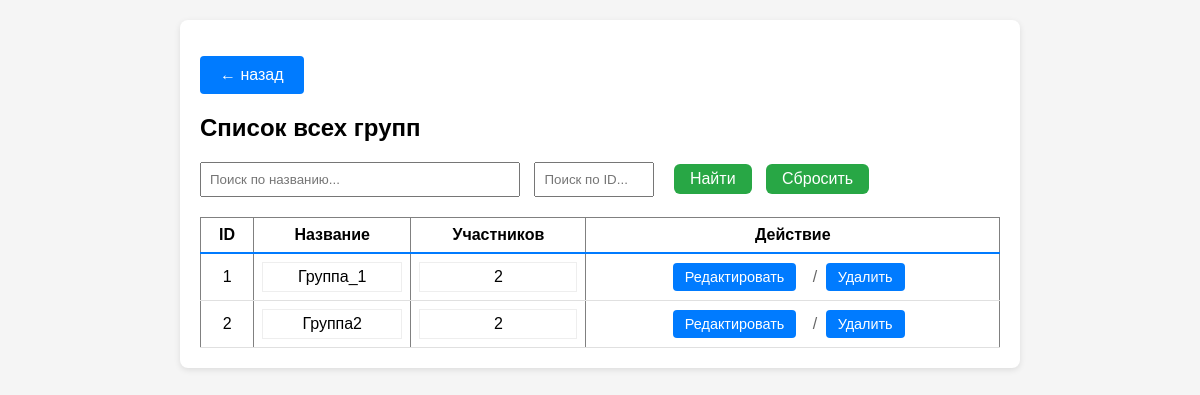
The app's page /dashboard/testing_management/group_list (signed in), older data.
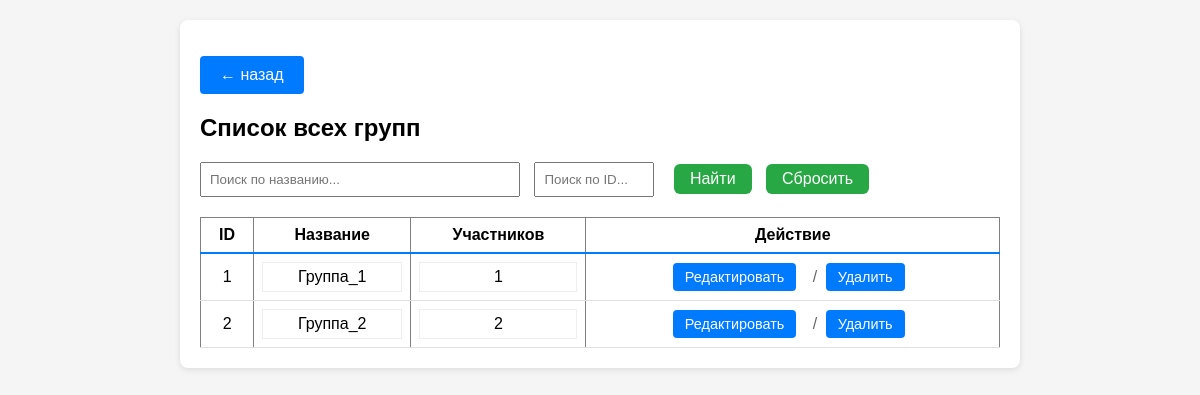
The same page, newer data.
### app.py (models this page shows, shortened)
class Group(db.Model):
    __tablename__ = 'Groups'
    id = db.Column(db.Integer, primary_key=True)
    groupname = db.Column(db.String(64), unique=True, nullable=False)
    users = db.Column(db.JSON, nullable=False)

### app.py (the view)
@app.route('/dashboard/testing_management/group_list')
def group_list():
    if not check_privileges():
        return redirect(url_for('ErAuth'))
    groups = Group.query.order_by(Group.id).all()
    return render_template(mgn + 'group_list.html', groups=groups)

### app.py (called while the page is built)
@login_manager.user_loader
def load_user(user_id):
    return User.query.get(int(user_id))

def check_privileges():
    curent_user = User.query.filter(
        User.username.ilike(
            session.get('curent_user')
        )
    ).first()
    print("DEBUD: curent user is",curent_user)
    print("DEBUG: curent user privileges -",curent_user.is_admin)
    if not curent_user or not curent_user.is_admin:
        return False
    else:
        return True

    def __repr__(self):
        return f'<User {self.username}>'

    @property
    def is_admin(self):
        return self.privileges

### templates/templateM/group_list.html (shortened to what this page needs)
{% extends 'base.html' %}
{% block content %}
<p><a href="{{ url_for('testing_management') }}" class="btn">← назад</a></p>
<h2>Список всех групп</h2>
<div style="margin: 20px 0;">
  <input type="text" id="searchName" placeholder="Поиск по названию..."
         style="padding: 8px; width: 300px;">
  <input type="text" id="searchID" placeholder="Поиск по ID..."
         style="padding: 8px; width: 100px; margin-left: 10px;">
  <button type="button" onclick="searchTable()" style="padding: 6px 16px; margin-left: 15px;">
    Найти
  </button>
  <button type="button" onclick="clearSearch()" style="padding: 6px 16px; margin-left: 10px;">
    Сбросить
  </button>
</div>
<table border="1" cellpadding="5" id="groupTable">
  <tr>
    <th>ID</th><th>Название</th><th>Участников</th><th>Действие</th>
  </tr>
  {% for g in groups %}
  <tr class="group_row">
    <td>{{ g.id }}</td>
    <td>
      <div style="max-height: 150px; overflow-y: auto; border: 1px solid #eee; padding: 5px;">
        {{ g.groupname }}
      </div>
    </td>
    <td>
        <div style="max-height: 150px; overflow-y: auto; border: 1px solid #eee; padding: 5px;">
            {{ g.users|length }}
        </div>
    </td>
    <td>
      <div class="actions">
          <a href="{{ url_for('group_edit', group_id=g.id) }}"
             class="btn btn-action">Редактировать</a>
          <span class="action-divider">/</span>
          <form action="{{ url_for('group_delete', group_id=g.id) }}"
                method="post" style="display:inline;">
              <button type="submit"
                      onclick="return confirm('Удалить?')"
                      class="btn btn-action">Удалить</button>
          </form>
      </div>
    </td>
  </tr>
  {% endfor %}
</table>
{% endblock %}
{% set show_footer = False %}

Row changes from the older to the newer data that the page shows:
changed Group "Группа_1": users|length "2" → "1"
changed Group id 2: groupname "Группа2" → "Группа_2"
